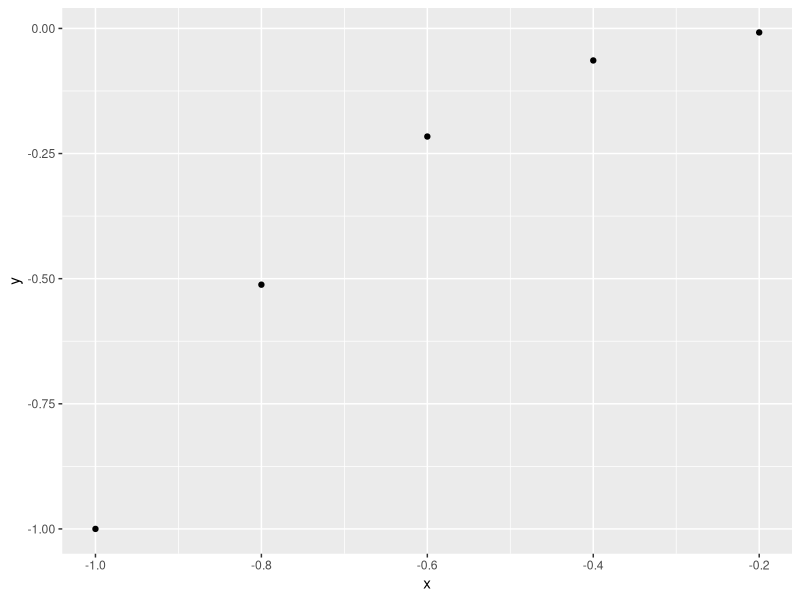

Source code (R):
library(ggplot2)
x <- c(-1, -0.8, -0.6, -0.4, -0.2)
y <-  x^3
qplot(x,y)

sqrt(2)^2-2

die <- c(1,2,3,4,5,6)

#### R Objests
### Atomic Vectors
  # Doubles
  # Integers
  # Characters
  # Logicals
  # Complex and Raw
### Attributes
  # Names
  # Dim
### Matrices
### Arrays
### Class
  # Dates and Times
  # Factors
### Coercion
### Lists
### Data Frames


################################################################

#### R Objests
### Atomic Vectors
  # Doubles
  # Integers
  # Characters
  # Logicals
  # Complex and Raw
### Attributes
  # Names
  # Dim
### Matrices

# R will always us the first value in dim for number of rows, and the second value for the number of columns.
# R always fill up each matrix by columns, instead of by rows
dim(die) <- c(1,2,3)

die <- c(1,2,3,4,5,6)
m <- matrix(die, nrow=2)
n <- matrix(die, nrow=2, byrow=TRUE)



### Arrays

ar <- array(c(11:14, 21:24, 31:34), dim=c(2,2,3))

### Class

# Changing the dimensions of the object will NOT change the type of the object, but will change the objects class
# A class is a special case of an atomic vector.
# An object's class attibute will not always apprear when you run attibutes; 
# (-contuned)you may need to specifically search for it with class
# the class of a double is numeric

die <- c(1,2,3,4,5,6)
typeof(die)
class(die)

dim(die) <- c(2,3)
typeof(die)
class(die)

  # Dates and Times
  # Factors

# to make a factor, pass an atomic vecotr into the "factor" function. R will recode the data in the vector as integers.

gender <- factor(c("male","female", "female", "male"))
attributes(gender)
# 

### Coercion
  # So how does R coerce data types? If a character string is present in an atomic vector, R will convert everything else in the vector to character strings. If a vector only contains logicals and numbers, R will convert the logicals to numbers; every TRUE becomes a 1, and every FALSE becomes a 0
### Lists
### Data Frames



